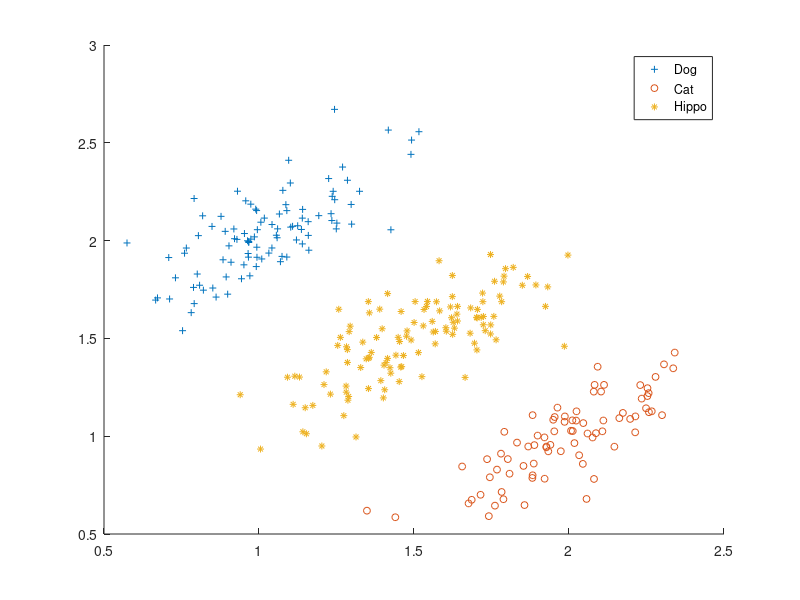
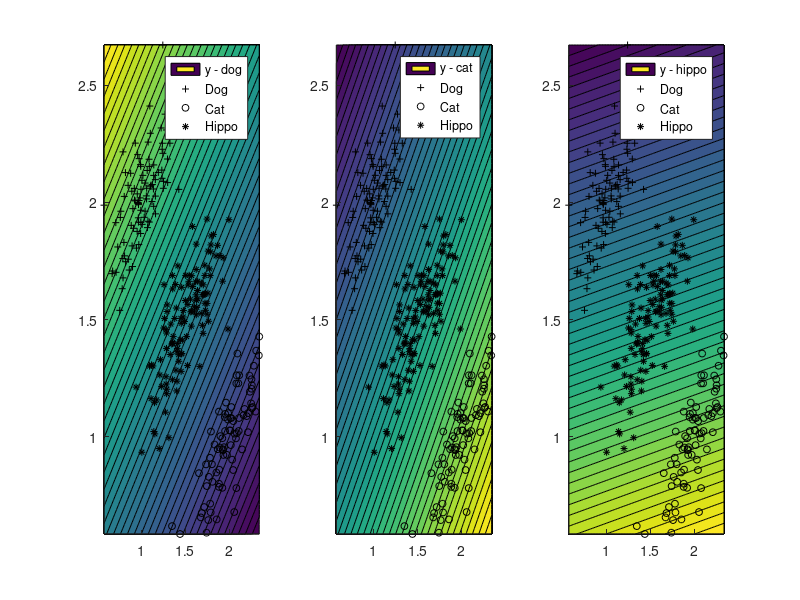
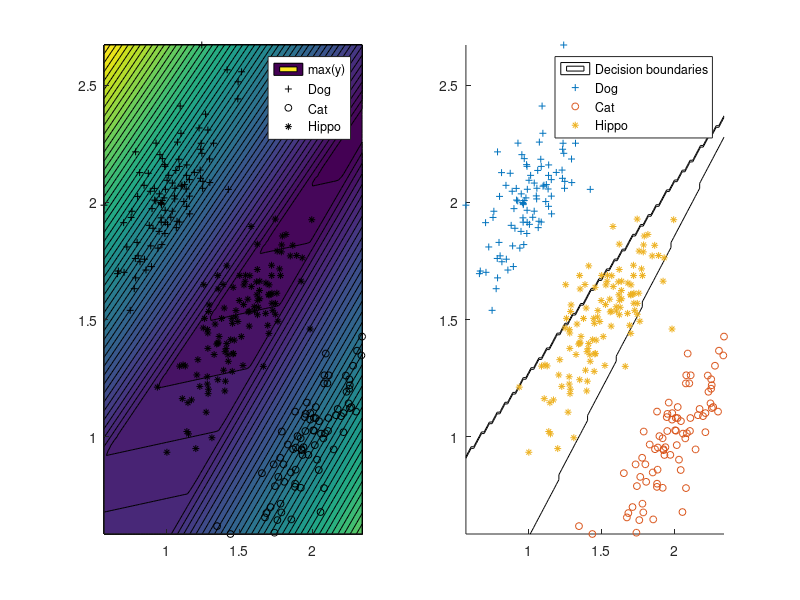

Recreate these plots in MATLAB, in order.
%% Generate data
clearvars, close all

% class 1
% dog
dn = 100;
dm = [1,2];
ds = 0.2;
rho = 0.7;
Xdog = mvnrnd(dm,ds^2*[1,rho;rho,1],dn)'
Xdog = [ones(1,dn); Xdog];
Tdog = [1;0;0]*ones(1,dn);

% class 2
% cat
cn = 80;
cm = [2,1];
cs = 0.2;
rho = 0.7;
Xcat = mvnrnd(cm,cs^2*[1,rho;rho,1],cn)'
Xcat = [ones(1,cn); Xcat];
Tcat = [0;1;0]*ones(1,cn);

% class 3
% hippo
hn = 120;
hm = [1.5,1.5];
hs = 0.2;
rho = 0.7;
Xhippo = mvnrnd(hm,hs^2*[1,rho;rho,1],hn)';
Xhippo = [ones(1,hn); Xhippo];
Thippo = [0;0;1]*ones(1,hn);

% join data
T = [Tdog Tcat Thippo];
X = [Xdog Xcat Xhippo];

% Plot data
figure(1), clf, hold on,
plot(Xdog(2,:),Xdog(3,:),'+','MarkerSize',5)
plot(Xcat(2,:),Xcat(3,:),'o','MarkerSize',5)
plot(Xhippo(2,:),Xhippo(3,:),'*','MarkerSize',5)
legend('Dog','Cat','Hippo')
hold off

%% Estimate W

W = pinv(X')*T';


%% Make vizualization grid

ngrid = 100;
Xgrid = zeros(3,ngrid^2);
x1grid = linspace(min(X(2,:)),max(X(2,:)),ngrid);
x2grid = linspace(min(X(3,:)),max(X(3,:)),ngrid);

nind = 1;
for n1 = 1:ngrid
    for n2 = 1:ngrid
        Xgrid(:,nind) = [1,x1grid(n1),x2grid(n2)]';
        nind = nind + 1;
    end
end

%% Calculate predictions on grid

Ypred = W'*Xgrid;

y1 = Ypred(1,:)';
y2 = Ypred(2,:)';
y3 = Ypred(3,:)';

y1mat = reshape(y1,ngrid,ngrid);
y2mat = reshape(y2,ngrid,ngrid);
y3mat = reshape(y3,ngrid,ngrid);

%% Plot results

% Per classifier
figure(2), clf, 
subplot(131), hold on,
contourf(x1grid,x2grid,y1mat,50)
plot(Xdog(2,:),Xdog(3,:),'k+','MarkerSize',5)
plot(Xcat(2,:),Xcat(3,:),'ko','MarkerSize',5)
plot(Xhippo(2,:),Xhippo(3,:),'k*','MarkerSize',5)
legend('y - dog','Dog','Cat','Hippo','Location','best')
hold off

subplot(132), hold on,
contourf(x1grid,x2grid,y2mat,50)
plot(Xdog(2,:),Xdog(3,:),'k+','MarkerSize',5)
plot(Xcat(2,:),Xcat(3,:),'ko','MarkerSize',5)
plot(Xhippo(2,:),Xhippo(3,:),'k*','MarkerSize',5)
legend('y - cat','Dog','Cat','Hippo','Location','best')
hold off

subplot(133), hold on,
contourf(x1grid,x2grid,y3mat,50)
plot(Xdog(2,:),Xdog(3,:),'k+','MarkerSize',5)
plot(Xcat(2,:),Xcat(3,:),'ko','MarkerSize',5)
plot(Xhippo(2,:),Xhippo(3,:),'k*','MarkerSize',5)
legend('y - hippo','Dog','Cat','Hippo','Location','best')
hold off


% Decision boundaries, per class
[c,maxind] = max(Ypred,[],1);
cmat = reshape(c,ngrid,ngrid);
classmat = reshape(maxind,ngrid,ngrid);

figure(3), clf
subplot(121), hold on,
contourf(x1grid,x2grid,cmat,50)
plot(Xdog(2,:),Xdog(3,:),'k+','MarkerSize',5)
plot(Xcat(2,:),Xcat(3,:),'ko','MarkerSize',5)
plot(Xhippo(2,:),Xhippo(3,:),'k*','MarkerSize',5)
legend('max(y)','Dog','Cat','Hippo','Location','best')
hold off

subplot(122), hold on,
contour(x1grid,x2grid,classmat,2,'k')
plot(Xdog(2,:),Xdog(3,:),'+','MarkerSize',5)
plot(Xcat(2,:),Xcat(3,:),'o','MarkerSize',5)
plot(Xhippo(2,:),Xhippo(3,:),'*','MarkerSize',5)
legend('Decision boundaries','Dog','Cat','Hippo','Location','best')
hold off

